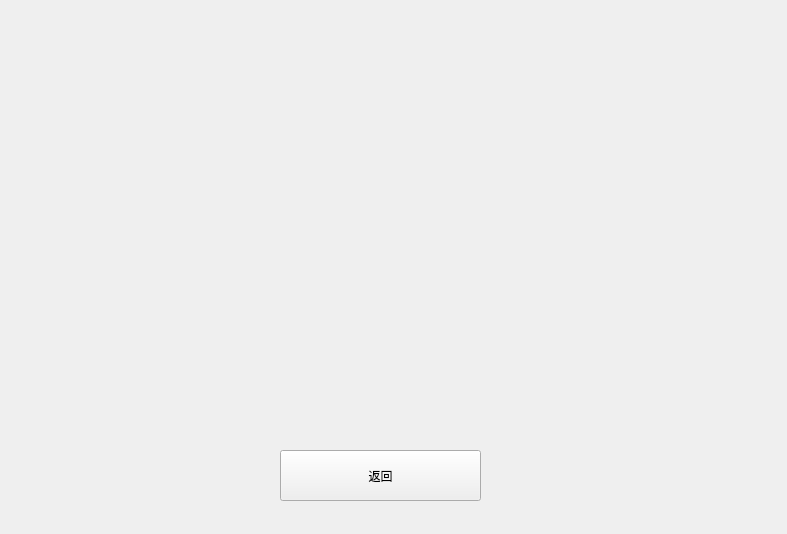
<?xml version="1.0" encoding="UTF-8"?>
<ui version="4.0">
 <class>break</class>
 <widget class="QWidget" name="break">
  <property name="geometry">
   <rect>
    <x>0</x>
    <y>0</y>
    <width>787</width>
    <height>534</height>
   </rect>
  </property>
  <property name="windowTitle">
   <string>Form</string>
  </property>
  <widget class="QLabel" name="label">
   <property name="geometry">
    <rect>
     <x>30</x>
     <y>30</y>
     <width>721</width>
     <height>381</height>
    </rect>
   </property>
   <property name="styleSheet">
    <string notr="true">border-image: url(:/new/prefix1/image/break.png);</string>
   </property>
   <property name="text">
    <string/>
   </property>
  </widget>
  <widget class="QPushButton" name="pushButton">
   <property name="geometry">
    <rect>
     <x>280</x>
     <y>450</y>
     <width>201</width>
     <height>51</height>
    </rect>
   </property>
   <property name="styleSheet">
    <string notr="true">font: 12pt &quot;Agency FB&quot;;</string>
   </property>
   <property name="text">
    <string>返回</string>
   </property>
  </widget>
 </widget>
 <resources/>
 <connections/>
</ui>
